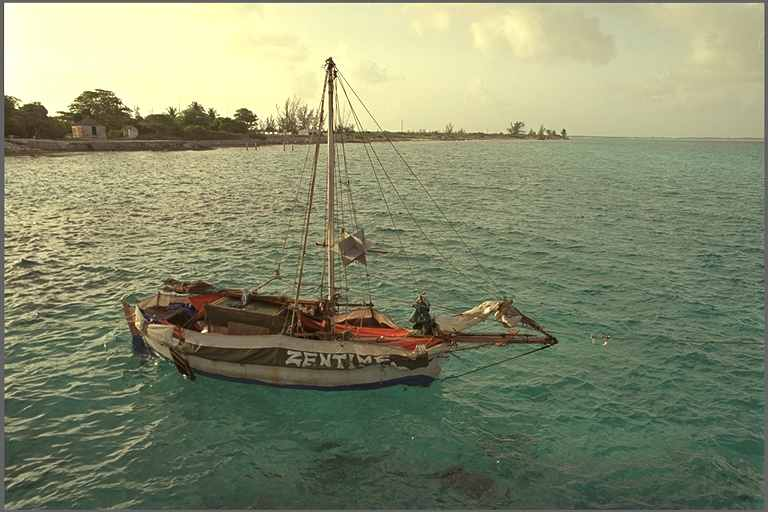
#> input picture image_quality/images/database release/img102.bmp, 768 x 512 px; its folder holds only this picture in this run
$ jupyter execute --allow-errors image_quality.ipynb
#> lines starting #> are read from the running program, lines starting #| are printed output that depends on the picture; long printed decimals are rounded
Based on [Bahy, Ramy M.](https://iopscience.iop.org/article/10.1088/1742-6596/1721/1/012058/meta)

Bahy, Ramy M. "Autofocus microscope system based on blur measurement approach." Journal of Physics: Conference Series. Vol. 1721. No. 1. IOP Publishing, 2021.

[cell 1]
import os

import cv2
import matplotlib.pyplot as plt
import numpy as np

[cell 2]
LIVE_PATH = os.path.join(os.getcwd(), 'images/database release')
LIVE_FILES = [x for x in os.listdir(LIVE_PATH) if x.endswith('.bmp')]

[cell 3]
def get_blurness(img_ori):
    b_img_ver = cv2.filter2D(src=img_ori, ddepth=-1, kernel=np.ones((9, 1))/9)
    b_img_hor = cv2.filter2D(src=img_ori, ddepth=-1, kernel=np.ones((1, 9))/9)

    dimg_ver = np.abs(np.gradient(img_ori, axis=1))
    dimg_hor = np.abs(np.gradient(img_ori, axis=0))
    dbimg_ver = np.abs(np.gradient(b_img_ver, axis=1))
    dbimg_hor = np.abs(np.gradient(b_img_hor, axis=0))

    dver = np.abs(dimg_ver - dbimg_ver)
    dhor = np.abs(dimg_hor - dbimg_hor)

    blurness_ver = 1 - np.sum(dver) / np.sum(dimg_ver)
    blurness_hor = 1 - np.sum(dhor) / np.sum(dimg_hor)

    return blurness_ver, blurness_hor

[cell 4]
for img_file in LIVE_FILES[:10]:
    img_path = os.path.join(LIVE_PATH, img_file)
    img_ori = cv2.cvtColor(cv2.imread(img_path), cv2.COLOR_BGR2GRAY)
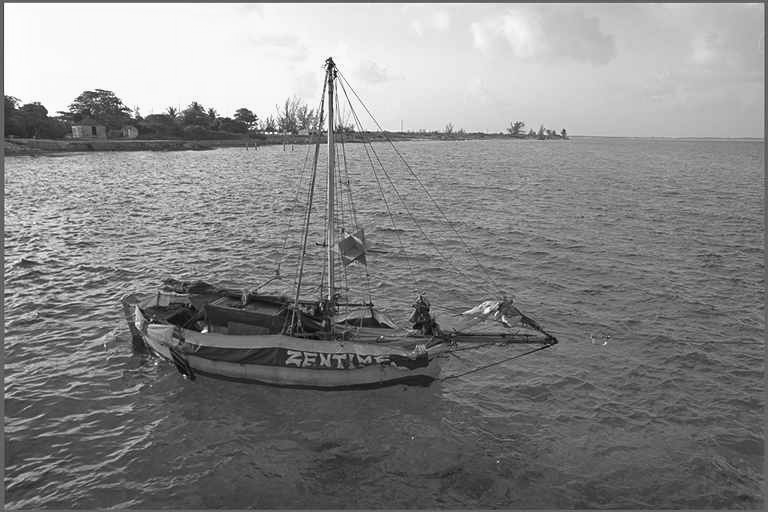
#> img_ori: shape (512, 768); min 1, max 254, mean 134.2
    plt.imshow(img_ori, cmap='gray')
    plt.show()
    blurness_ver, blurness_hor = get_blurness(img_ori)
#> in get_blurness, `b_img_ver = cv2.filter2D(src=img_ori, ddepth=-1, kernel=np.ones((9, 1)..`:
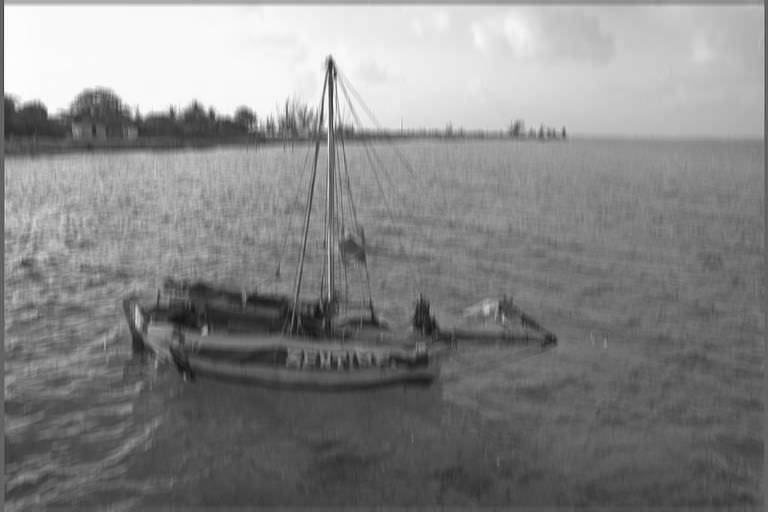
#> b_img_ver: shape (512, 768); min 21, max 254, mean 134.2
#> in get_blurness, `dimg_ver = np.abs(np.gradient(img_ori, axis=1))`:
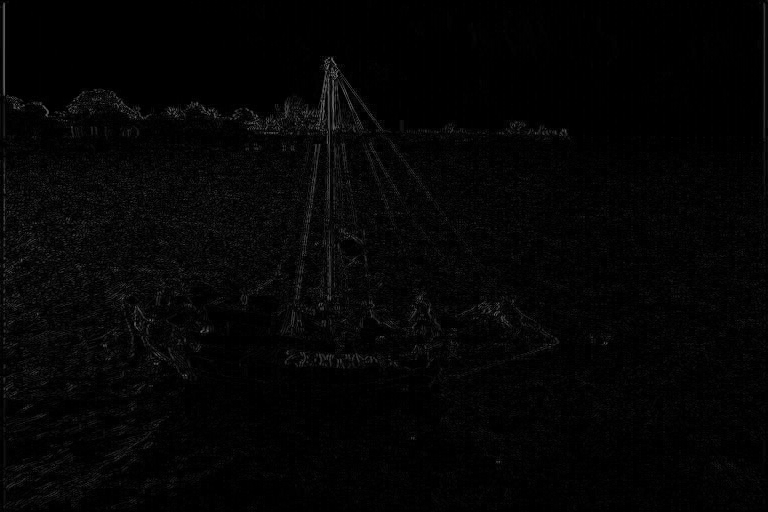
#> dimg_ver: shape (512, 768) float64; min 0, max 121.5, mean 5
#> in get_blurness, `dimg_hor = np.abs(np.gradient(img_ori, axis=0))`:
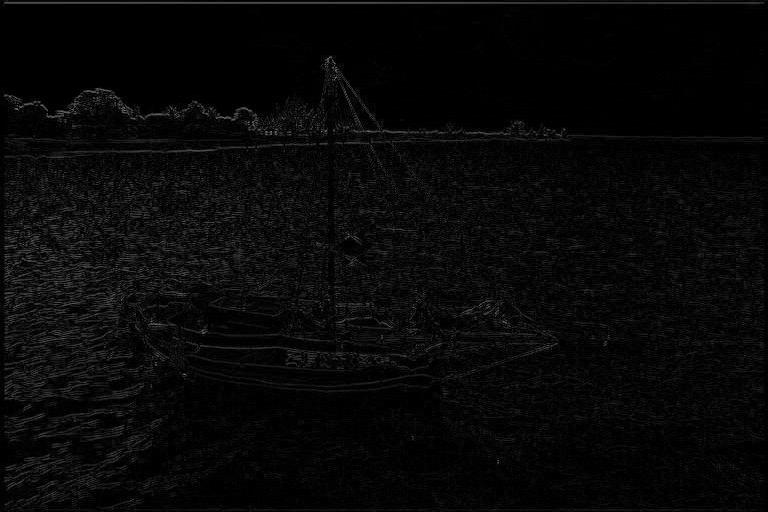
#> dimg_hor: shape (512, 768) float64; min 0, max 119, mean 8.1
#> in get_blurness, `dbimg_hor = np.abs(np.gradient(b_img_hor, axis=0))`:
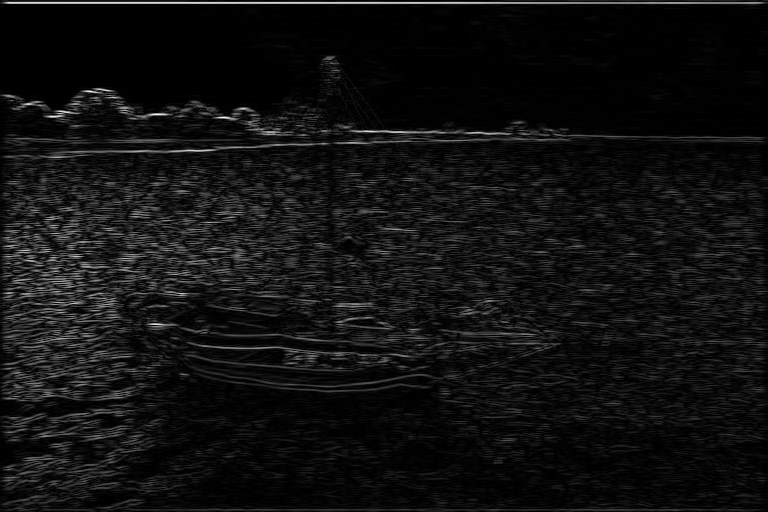
#> dbimg_hor: shape (512, 768) float64; min 0, max 89.5, mean 6; drawn with min black and max white
#> in get_blurness, `dver = np.abs(dimg_ver - dbimg_ver)`:
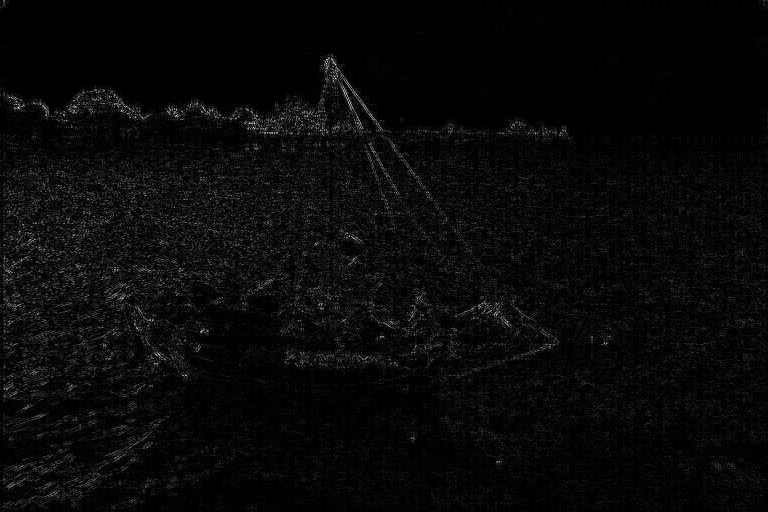
#> dver: shape (512, 768) float64; min 0, max 95.5, mean 3.4; drawn with min black and max white
#> in get_blurness, `blurness_ver = 1 - np.sum(dver) / np.sum(dimg_ver)`: blurness_ver = 0.313
#> in get_blurness, `blurness_hor = 1 - np.sum(dhor) / np.sum(dimg_hor)`: blurness_hor = 0.53
#> blurness_ver = 0.313; blurness_hor = 0.53

    print(f'vertical: {blurness_ver}, horizontal: {blurness_hor}')
#| vertical: 0.3131, horizontal: 0.5303

$ run again, on image_quality/images/database release/img124.bmp
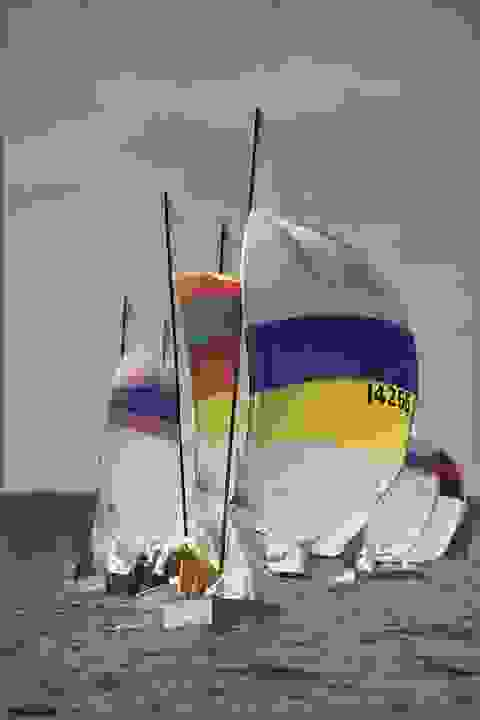
#> input picture image_quality/images/database release/img124.bmp, 480 x 720 px
#> in get_blurness, `b_img_hor = cv2.filter2D(src=img_ori, ddepth=-1, kernel=np.ones((1, 9)..`:
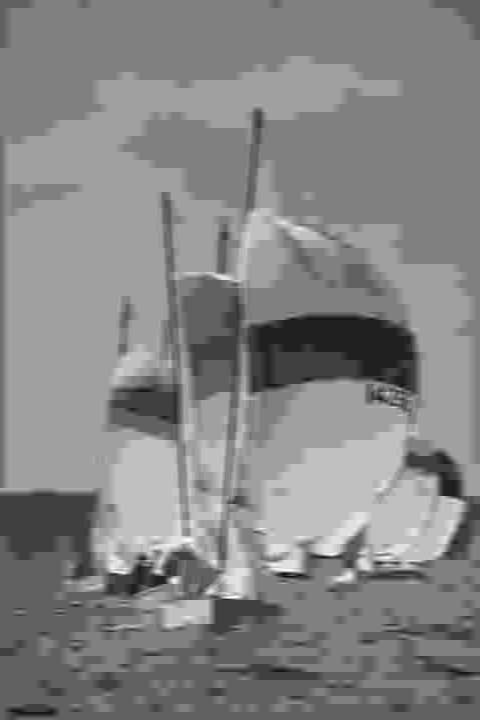
#> b_img_hor: shape (720, 480); min 10, max 255, mean 132.5
#> in get_blurness, `dimg_hor = np.abs(np.gradient(img_ori, axis=0))`:
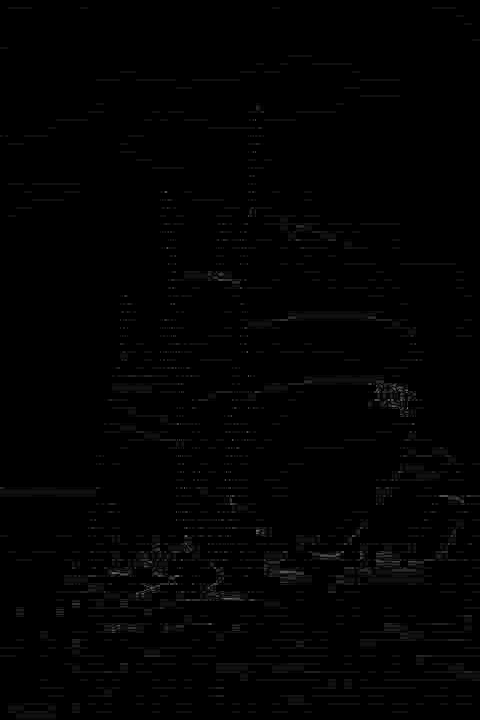
#> dimg_hor: shape (720, 480) float64; min 0, max 121.5, mean 1.9
#> in get_blurness, `blurness_ver = 1 - np.sum(dver) / np.sum(dimg_ver)`: blurness_ver = 0.642
#> in get_blurness, `blurness_hor = 1 - np.sum(dhor) / np.sum(dimg_hor)`: blurness_hor = 0.568
#> `blurness_ver, blurness_hor = get_blurness(img_ori)`: blurness_ver = 0.642; blurness_hor = 0.568
#| vertical: 0.6418, horizontal: 0.5683

$ run again, on image_quality/images/database release/img126.bmp
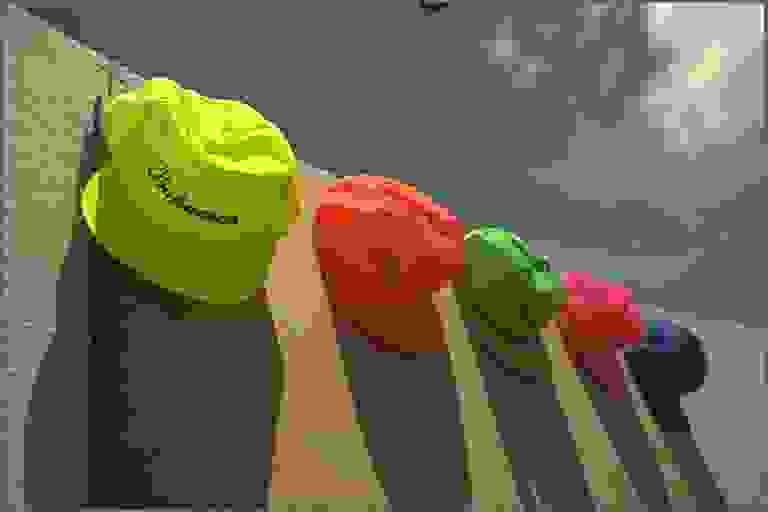
#> input picture image_quality/images/database release/img126.bmp, 768 x 512 px
#> `img_ori = cv2.cvtColor(cv2.imread(img_path), cv2.COLOR_BGR2GRAY)`:
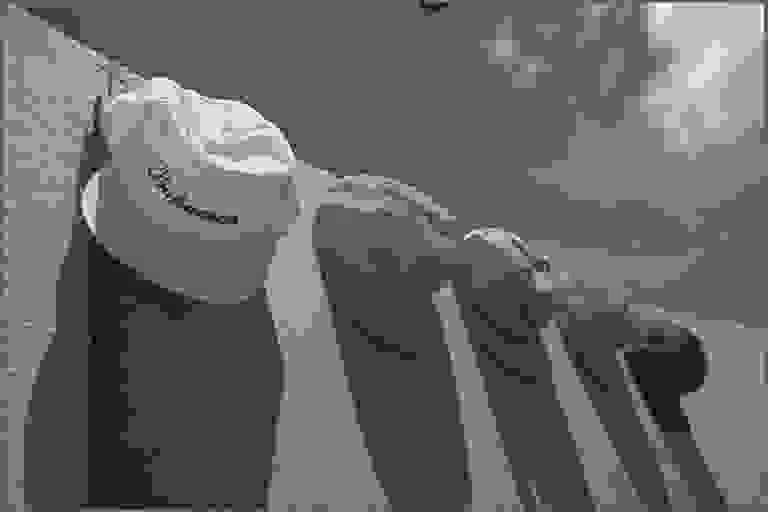
#> img_ori: shape (512, 768); min 0, max 255, mean 102.1
#> in get_blurness, `dbimg_hor = np.abs(np.gradient(b_img_hor, axis=0))`:
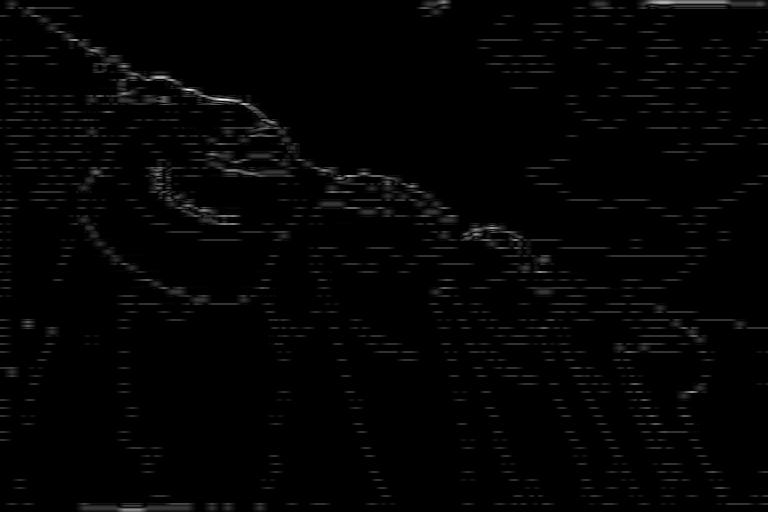
#> dbimg_hor: shape (512, 768) float64; min 0, max 78.5, mean 1.1; drawn with min black and max white
#> in get_blurness, `blurness_ver = 1 - np.sum(dver) / np.sum(dimg_ver)`: blurness_ver = 0.597
#> in get_blurness, `blurness_hor = 1 - np.sum(dhor) / np.sum(dimg_hor)`: blurness_hor = 0.548
#> `blurness_ver, blurness_hor = get_blurness(img_ori)`: blurness_ver = 0.597; blurness_hor = 0.548
#| vertical: 0.5975, horizontal: 0.548

$ run again, on image_quality/images/database release/img146.bmp
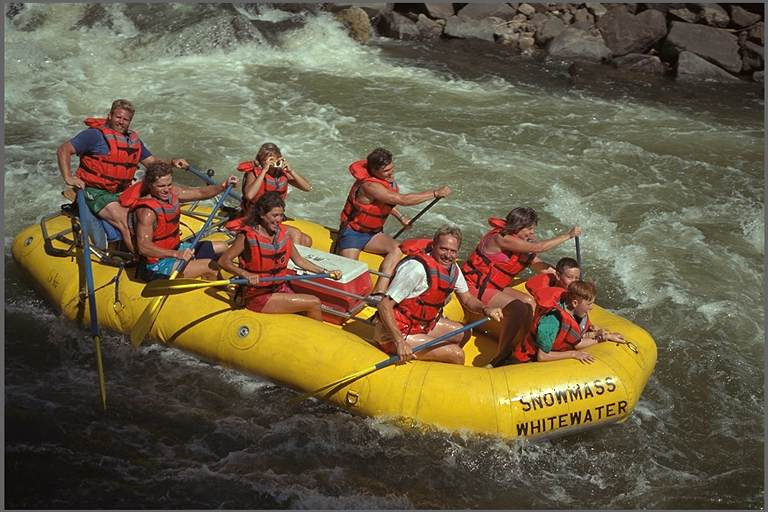
#> input picture image_quality/images/database release/img146.bmp, 768 x 512 px
#> in get_blurness, `b_img_hor = cv2.filter2D(src=img_ori, ddepth=-1, kernel=np.ones((1, 9)..`:
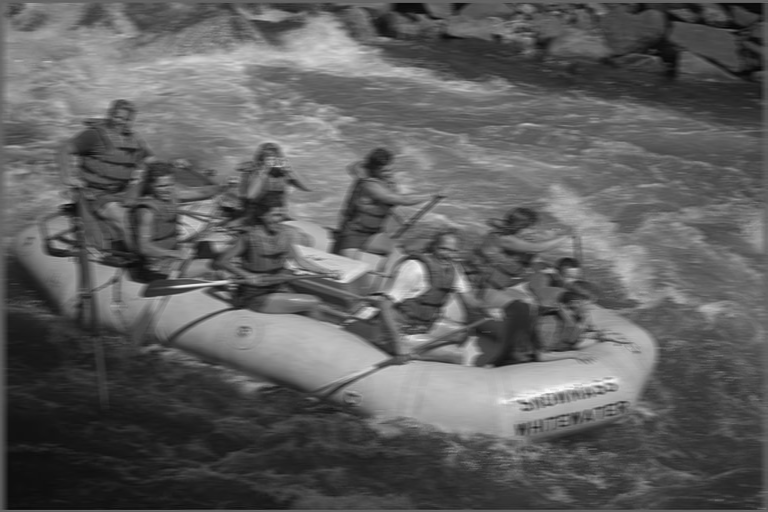
#> b_img_hor: shape (512, 768); min 4, max 250, mean 95
#> in get_blurness, `dbimg_hor = np.abs(np.gradient(b_img_hor, axis=0))`:
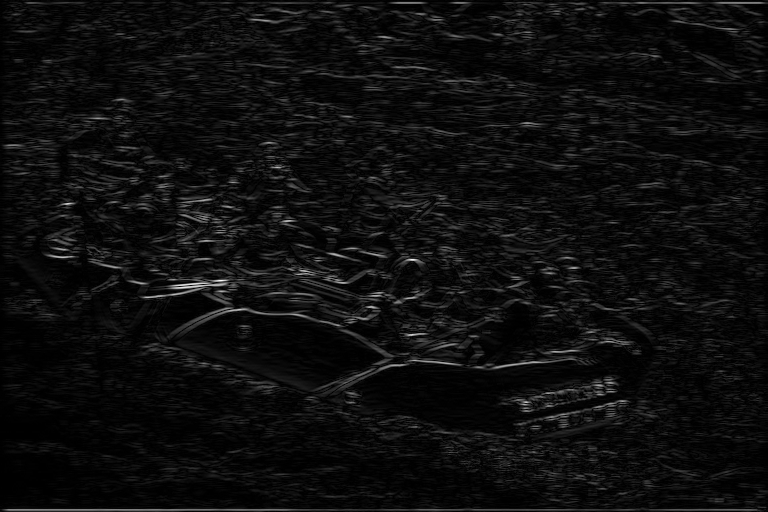
#> dbimg_hor: shape (512, 768) float64; min 0, max 91, mean 5; drawn with min black and max white
#> in get_blurness, `blurness_ver = 1 - np.sum(dver) / np.sum(dimg_ver)`: blurness_ver = 0.342
#> in get_blurness, `blurness_hor = 1 - np.sum(dhor) / np.sum(dimg_hor)`: blurness_hor = 0.436
#> `blurness_ver, blurness_hor = get_blurness(img_ori)`: blurness_ver = 0.342; blurness_hor = 0.436
#| vertical: 0.3419, horizontal: 0.4355
